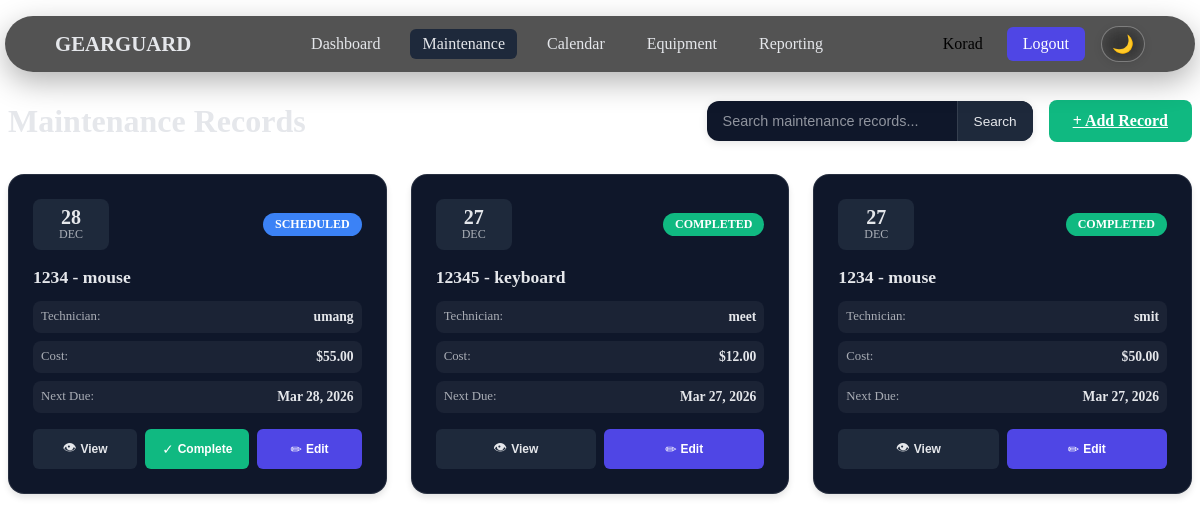
Before: /maintenance/ (signed in) with the older database file.
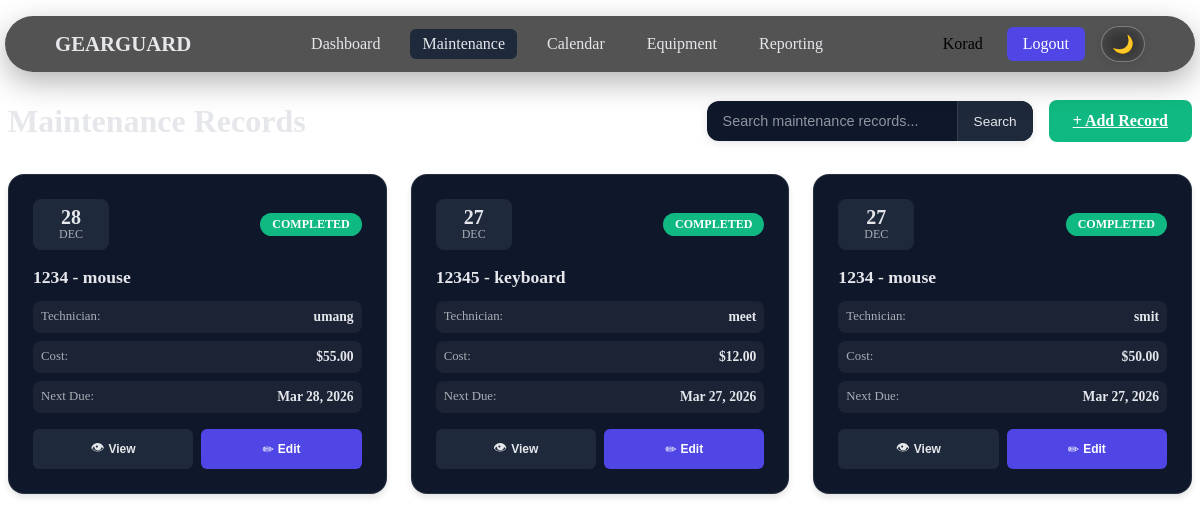
After: the same page with the newer database file.
### maintenance/models.py (models this page shows, shortened)
class MaintenanceRecord(models.Model):
    STATUS_CHOICES = [
        ("scheduled", "Scheduled"),
        ("completed", "Completed"),
        ("overdue", "Overdue"),
    ]
    equipment = models.ForeignKey('equipment.Equipment', on_delete=models.CASCADE, related_name='maintenance_records')
    service_date = models.DateField()
    technician = models.CharField(max_length=100, blank=True)
    cost = models.DecimalField(max_digits=10, decimal_places=2, default=0)
    remarks = models.TextField(blank=True)
    next_due = models.DateField(null=True, blank=True)
    status = models.CharField(max_length=20, choices=STATUS_CHOICES, default='scheduled')

### equipment/models.py (models this page shows)
class Equipment(models.Model):
    STATUS_CHOICES = [
        ("active", "Active"),
        ("inactive", "Inactive"),
    ]
    asset_id = models.CharField(max_length=50, unique=True)
    name = models.CharField(max_length=120)
    category = models.ForeignKey(EquipmentCategory, on_delete=models.SET_NULL, null=True, related_name="equipments")
    company = models.CharField(max_length=100, blank=True)
    serial_no = models.CharField(max_length=100, blank=True)
    technician = models.CharField(max_length=100, blank=True)
    maintenance_team = models.CharField(max_length=100, blank=True)
    assigned_date = models.DateField(null=True, blank=True)
    maintenance_interval_days = models.PositiveIntegerField(default=90)
    status = models.CharField(max_length=20, choices=STATUS_CHOICES, default="active")
    description = models.TextField(blank=True)
    def __str__(self) -> str:
        return f"{self.asset_id} - {self.name}"

### maintenance/views.py (the view)
# urls.py: path('', views.maintenance_list, name='list'),
@login_required
def maintenance_list(request):
    records = (
        MaintenanceRecord.objects
        .select_related('equipment', 'equipment__category')
        .order_by('-service_date')
    )
    equipment_list = Equipment.objects.filter(status='active').order_by('name')
    return render(request, 'maintenance/list.html', {
        'records': records,
        'equipment_list': equipment_list
    })

### templates/maintenance/list.html (shortened to what this page needs)
{% extends 'base.html' %}
{% block content %}
<div class="maintenance-header">
    <h1>Maintenance Records</h1>
    <div class="maintenance-actions">
        <form class="search-form" method="get">
            <input type="search" name="q" placeholder="Search maintenance records..." value="{{ request.GET.q }}">
            <button type="submit">Search</button>
        </form>
        <a href="/maintenance/add/" class="add-record-btn">
            + Add Record
        </a>
    </div>
</div>
<div class="maintenance-grid">
    {% for r in records %}
    <div class="maintenance-card" onclick="openEditModal('{{ r.id }}')">
        <div class="record-header">
            <div class="record-date">
                <span class="date-day">{{ r.service_date|date:"d" }}</span>
                <span class="date-month">{{ r.service_date|date:"M" }}</span>
            </div>
            <div class="record-status status-{{ r.status }}">
                {{ r.get_status_display }}
            </div>
        </div>
        <div class="record-body">
            <h3 class="equipment-name" onclick="event.stopPropagation(); viewEquipment('{{ r.equipment.id }}')">{{ r.equipment }}</h3>
            <div class="record-meta">
                <div class="meta-item">
                    <span class="meta-label">Technician:</span>
                    <span class="meta-value">{{ r.technician|default:"Unassigned" }}</span>
                </div>
                <div class="meta-item">
                    <span class="meta-label">Cost:</span>
                    <span class="meta-value">${{ r.cost|default:"0" }}</span>
                </div>
                {% if r.next_due %}
                <div class="meta-item">
                    <span class="meta-label">Next Due:</span>
                    <span class="meta-value">{{ r.next_due|date:"M d, Y" }}</span>
                </div>
                {% endif %}
            </div>
        </div>
        <div class="record-footer">
            <div class="record-actions">
                <button class="action-btn view-btn" onclick="event.stopPropagation(); viewRecord('{{ r.id }}')"
                    title="View full details of this maintenance record"
                    <span class="btn-icon">👁</span>
                    <span class="btn-text">View</span>
                </button>
                {% if r.status != 'completed' %}
                <button class="action-btn complete-btn" onclick="event.stopPropagation(); markCompleted('{{ r.id }}')"
                    title="Mark this maintenance record as completed"
                    <span class="btn-icon">✓</span>
                    <span class="btn-text">Complete</span>
                </button>
                {% endif %}
                <button class="action-btn edit-btn" onclick="event.stopPropagation(); openEditModal('{{ r.id }}')"
                    title="Edit this maintenance record"
                    <span class="btn-icon">✏</span>
                    <span class="btn-text">Edit</span>
                </button>
            </div>
        </div>
    </div>
    {% endfor %}
</div>
{% endblock %}

Changed rows visible on the page:
changed MaintenanceRecord "umang": status "SCHEDULED" → "COMPLETED"; no longer shows "✓ Complete"
